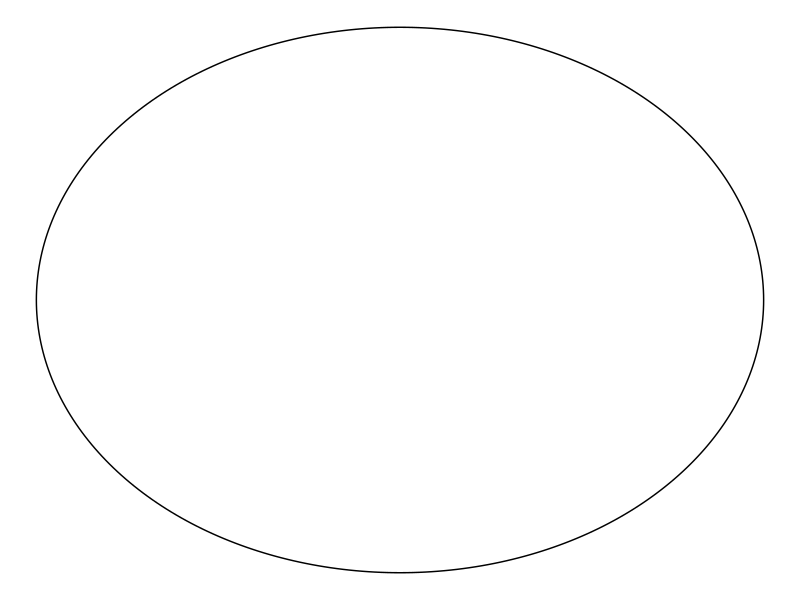
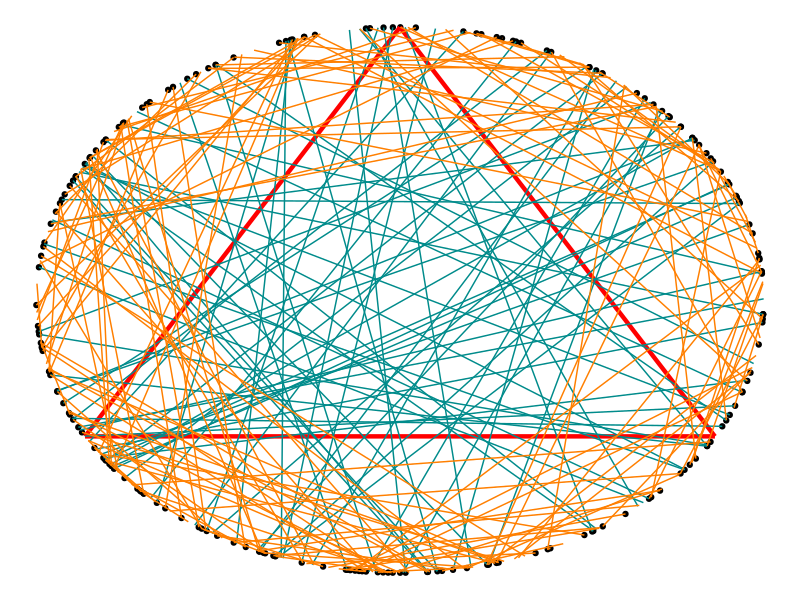
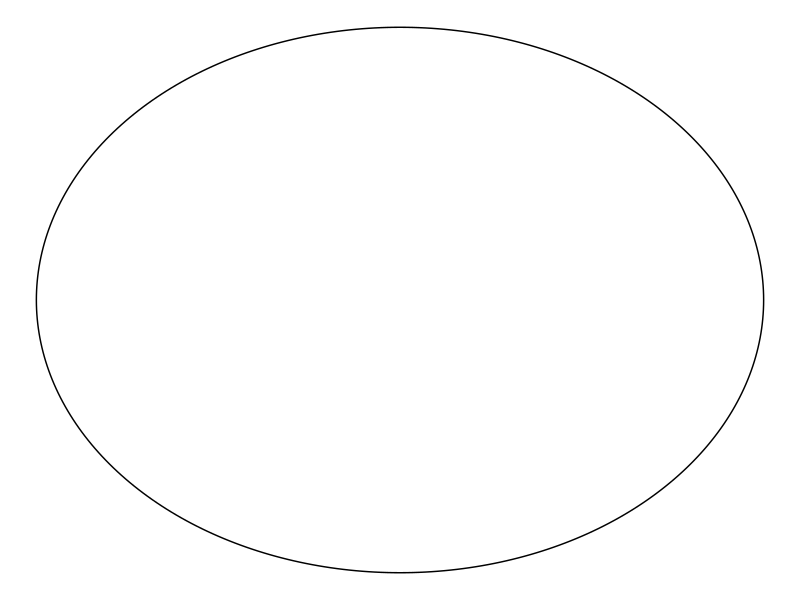
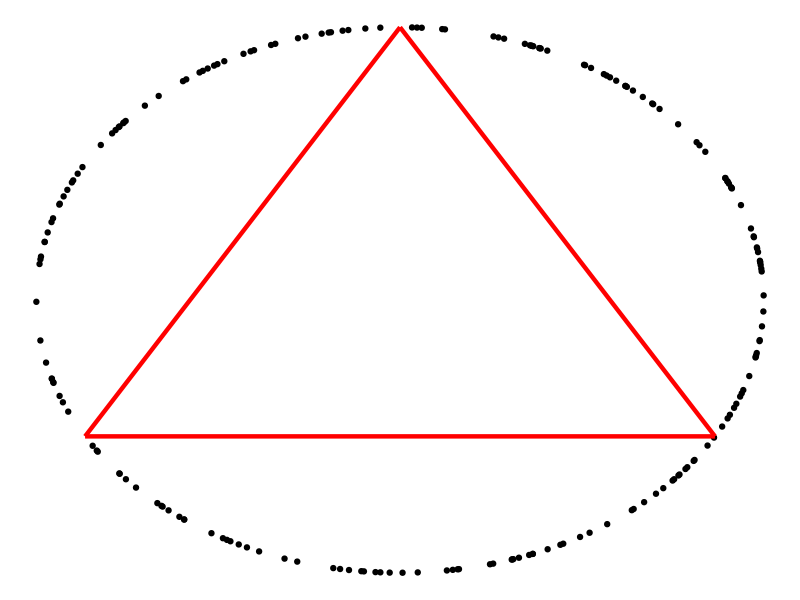
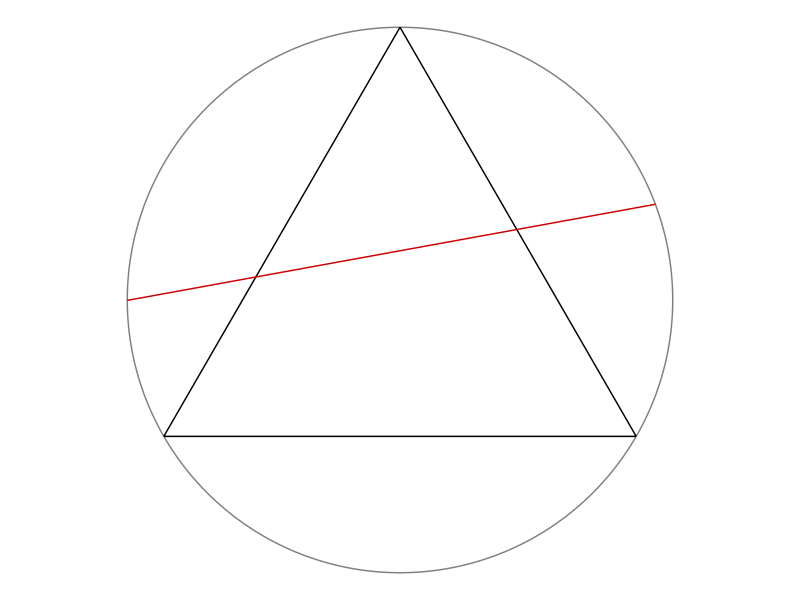

Reproduce these figures in R, in order. (Note: this script raises an error after producing the figures.)
# Instruction to students: You may clear the code in this file and replace it
# with your own.

library(tidyverse)
library(ggforce)
theme_set(theme_void())

# Draw a random chord in a unit circle centred at origin -----------------------

# Coordinates of equilateral triangle
eqtri_df <- tibble(
  x    = c(0, sqrt(3) / 2, -sqrt(3) / 2),
  y    = c(1, -0.5, -0.5),
  xend = c(sqrt(3) / 2, -sqrt(3) / 2, 0),
  yend = c(-0.5, -0.5, 1)
)

# Coordinates of random chord
rdmchr_df <- tibble(
  x    = 0.93636368,
  y    = 0.35103142,
  xend = -0.9999991,
  yend = -0.001326758
)

# Plot
p <- ggplot() +
  ggforce::geom_circle(aes(x0 = 0, y0 = 0, r = 1), col = "gray50") +
  geom_segment(data = eqtri_df, aes(x = x, y = y, xend = xend, yend = yend)) +
  geom_segment(data = rdmchr_df, aes(x = x, y = y, xend = xend, yend = yend),
               col = "red3") +
  coord_equal()

ggsave(p, file = "plot.png", height = 5, width = 7)

# Plot a circle
library(ggplot2)
library(ggforce)

data_circle <- data.frame(x0 = 0,
                          y0 = 0,
                          r = 1)

ggplot(data = data_circle, aes(x = x0, y = y0)) + 
  geom_circle(data = data_circle, aes(x0 = x0, y0 = y0, r=r))


# METHOD A (Random Endpoints) --------------------------------------------------
library(tidyverse)
library(ggforce)
library(ggplot2)
library(dplyr)

n <- 200 # number of chords - can change this

theta_1 <- runif(n, 0, 2*pi)
theta_2 <- runif(n, 0, 2*pi)
endpoint <- tibble(
  x1 = cos(theta_1),
  y1 = sin(theta_1),
  x2 = cos(theta_2),
  y2 = sin(theta_2))

eqtri_df <- tibble(
  x    = c(0, sqrt(3) / 2, -sqrt(3) / 2),
  y    = c(1, -0.5, -0.5),
  xend = c(sqrt(3) / 2, -sqrt(3) / 2, 0),
  yend = c(-0.5, -0.5, 1))

circle <- mutate(.data = endpoint, l = sqrt((x2 - x1)^2 + (y2 - y1)^2)) # add new column l

eqtri_df_new <- mutate(.data = eqtri_df, s = sqrt((xend - x)^2 + (yend - y)^2)) # add new column s

final_eqtri_df_new <- slice(.data = eqtri_df_new, 1) # only need 1 row as reference

s <- final_eqtri_df_new$s

final_table <- bind_cols(circle, s)
colnames(final_table)[6]  <- "s"

compare <- select(.data = final_table, l, s)
longer <- filter(.data = final_table, l > s)
shorter <- filter(.data = final_table, l < s)
print(longer)
chords_longer <- print(nrow(longer))

ggplot(data = endpoint, aes(x = x1, y = y1)) +
  #ggplot(data = data_circle, aes(x = x0, y = y0)) +
  #geom_circle(data = data_circle, aes(x0 = x0, y0 = y0, r=r)) +
  geom_point() + 
  geom_segment(data = eqtri_df, aes(x = x, y = y, xend = xend, yend = yend), col = "red", lwd = 1.5) +
  geom_segment(data = longer , aes(x = x1, y = y1, xend = x2, yend = y2), col = "darkcyan") + 
  geom_segment(data = shorter , aes(x = x1, y = y1, xend = x2, yend = y2), col = "darkorange1") 
#+
 #  + 
 # geom_circle(data = data_circle, aes(x0 = x0, y0 = y0, r=r))

# Using Principle of Indifference
prob = chords_longer/n
print(prob)


# METHOD B (Random Radial Points) ----------------------------------------------
library(tidyverse)
library(ggforce)
library(ggplot2)
library(dplyr)

data_circle <- data.frame(x0 = 0,
                          y0 = 0,
                          r = 1)

ggplot(data = data_circle, aes(x = x0, y = y0)) + 
  geom_circle(data = data_circle, aes(x0 = x0, y0 = y0, r=r))

# how to randomise radius
n <- 200 # number of chords - can change this
theta_3 <- runif(n, 0, 2*pi)
endpoint <- tibble(
  x = cos(theta_3),
  x0 = 0 ,
  y = sin(theta_3),
  y0 = 0 )

eqtri_df <- tibble(
  x    = c(0, sqrt(3) / 2, -sqrt(3) / 2),
  y    = c(1, -0.5, -0.5),
  xend = c(sqrt(3) / 2, -sqrt(3) / 2, 0),
  yend = c(-0.5, -0.5, 1))

ggplot(data = endpoint, aes(x = x, y = y)) +
  # ggplot(data = data_circle, aes(x = x0, y = y0)) +
  # geom_circle(data = data_circle, aes(x0 = x0, y0 = y0, r=r)) +
  geom_point() + 
  geom_segment(data = eqtri_df, aes(x = x, y = y, xend = xend, yend = yend), col = "red", lwd = 1.5) 

radius <- mutate(.data = endpoint, r = sqrt((x- x0)^2 + (y - y0)^2))


# METHOD C (Random Midpoints) --------------------------------------------------
n <- 500

theta_C <- runif(n, 0, 2*pi)
V <- runif(n, 0, 1)
V1 <- sqrt(V)
U <- sqrt(r^2 - V1^2)

end_point <- tibble(
  x1 = V1*cos(theta_C) + U*sin(theta_C),
  y1 = V1*sin(theta_C) - U*cos(theta_C),
  x2 = V1*cos(theta_C) - U*sin(theta_C),
  y2 = V1*sin(theta_C) + U*cos(theta_C))

eqtri_df <- tibble(
  x    = c(0, sqrt(3) / 2, -sqrt(3) / 2),
  y    = c(1, -0.5, -0.5),
  xend = c(sqrt(3) / 2, -sqrt(3) / 2, 0),
  yend = c(-0.5, -0.5, 1))
